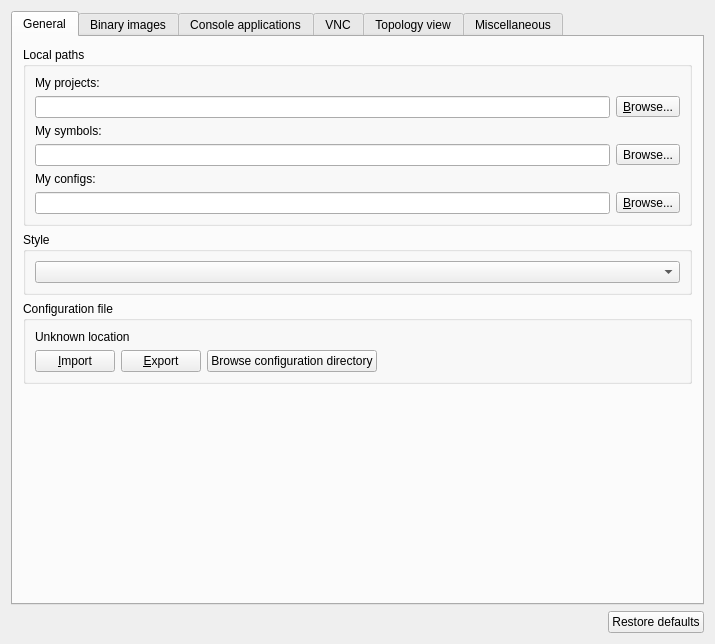
<?xml version="1.0" encoding="UTF-8"?>
<ui version="4.0">
 <class>GeneralPreferencesPageWidget</class>
 <widget class="QWidget" name="GeneralPreferencesPageWidget">
  <property name="geometry">
   <rect>
    <x>0</x>
    <y>0</y>
    <width>715</width>
    <height>644</height>
   </rect>
  </property>
  <property name="windowTitle">
   <string>General</string>
  </property>
  <property name="styleSheet">
   <string notr="true">QWidget {
    background-color: #323232;
    color: #BAF73C;
}

QToolBar {
    border:0px;
}

QGraphicsView, QTextEdit, QPlainTextEdit, QTreeWidget, QListWidget, QLineEdit, QSpinBox, QComboBox {
    background-color: #282828;
}

QLabel, QMenu, QStatusBar {
  color: #BAF73C;
}

QMenuBar::item {
    background-color: #323232;
}

QMenu::item:selected {
    color: #f2f2f2;
    background-color: #383838;
}

QToolButton:hover {
    background-color: #383838;
}

QGroupBox {
    color: #BAF73C;
    font: bold 12px;
    padding: 15px;
    border-style: none;
}

QAbstractScrollArea::corner {
    background: #323232;
}

QScrollBar::add-page:horizontal, QScrollBar::sub-page:horizontal, QScrollBar::add-page:vertical, QScrollBar::sub-page:vertical {
  background: none;
}

QComboBox {
    selection-color: #f2f2f2;
    selection-background-color: #323232;
}

QComboBox QAbstractItemView {
    background-color: #282828;
}

QDockWidget, QMenuBar, QPushButton, QToolButton, QTabWidget, QHeaderView::section {
    color: #BAF73C;
    font: bold 11px;
}

QTabBar {
    color: #BAF73C;
}

QRadioButton, QCheckBox {
  color: #BAF73C;
}

QRadioButton::disabled, QCheckBox::disabled {
  color: gray;
}
# bg-color=#282828
# fg-color=#BAF73C
# tool-bar=#323232
# selection-bg=#383838 
# selection-fg=#f2f2f2 </string>
  </property>
  <layout class="QVBoxLayout" name="verticalLayout">
   <item>
    <widget class="QTabWidget" name="uiMiscTabWidget">
     <property name="sizePolicy">
      <sizepolicy hsizetype="MinimumExpanding" vsizetype="MinimumExpanding">
       <horstretch>0</horstretch>
       <verstretch>0</verstretch>
      </sizepolicy>
     </property>
     <property name="currentIndex">
      <number>0</number>
     </property>
     <widget class="QWidget" name="uiGeneralTab">
      <attribute name="title">
       <string>General</string>
      </attribute>
      <layout class="QVBoxLayout" name="verticalLayout_4">
       <property name="leftMargin">
        <number>10</number>
       </property>
       <property name="topMargin">
        <number>10</number>
       </property>
       <property name="rightMargin">
        <number>10</number>
       </property>
       <property name="bottomMargin">
        <number>10</number>
       </property>
       <item>
        <widget class="QGroupBox" name="uiLocalPathsGroupBox">
         <property name="title">
          <string>Local paths</string>
         </property>
         <layout class="QVBoxLayout" name="verticalLayout_5">
          <item>
           <widget class="QLabel" name="uiProjectsPathLabel">
            <property name="text">
             <string>My projects:</string>
            </property>
           </widget>
          </item>
          <item>
           <layout class="QHBoxLayout" name="horizontalLayout_2">
            <item>
             <widget class="QLineEdit" name="uiProjectsPathLineEdit">
              <property name="sizePolicy">
               <sizepolicy hsizetype="MinimumExpanding" vsizetype="Fixed">
                <horstretch>0</horstretch>
                <verstretch>0</verstretch>
               </sizepolicy>
              </property>
              <property name="toolTip">
               <string>Directory where your GNS3 projects are stored</string>
              </property>
             </widget>
            </item>
            <item>
             <widget class="QToolButton" name="uiProjectsPathToolButton">
              <property name="text">
               <string>&amp;Browse...</string>
              </property>
              <property name="toolButtonStyle">
               <enum>Qt::ToolButtonTextOnly</enum>
              </property>
             </widget>
            </item>
           </layout>
          </item>
          <item>
           <widget class="QLabel" name="label">
            <property name="text">
             <string>My symbols:</string>
            </property>
           </widget>
          </item>
          <item>
           <layout class="QHBoxLayout" name="horizontalLayout_3">
            <item>
             <widget class="QLineEdit" name="uiSymbolsPathLineEdit"/>
            </item>
            <item>
             <widget class="QToolButton" name="uiSymbolsPathToolButton">
              <property name="text">
               <string>Browse...</string>
              </property>
             </widget>
            </item>
           </layout>
          </item>
          <item>
           <widget class="QLabel" name="uiConfigsPathLabel">
            <property name="text">
             <string>My configs:</string>
            </property>
           </widget>
          </item>
          <item>
           <layout class="QHBoxLayout" name="horizontalLayout_7">
            <item>
             <widget class="QLineEdit" name="uiConfigsPathLineEdit">
              <property name="sizePolicy">
               <sizepolicy hsizetype="MinimumExpanding" vsizetype="Fixed">
                <horstretch>0</horstretch>
                <verstretch>0</verstretch>
               </sizepolicy>
              </property>
              <property name="toolTip">
               <string>Directory where your binary images (e.g. IOS) are stored</string>
              </property>
             </widget>
            </item>
            <item>
             <widget class="QToolButton" name="uiConfigsPathToolButton">
              <property name="text">
               <string>&amp;Browse...</string>
              </property>
              <property name="toolButtonStyle">
               <enum>Qt::ToolButtonTextOnly</enum>
              </property>
             </widget>
            </item>
           </layout>
          </item>
         </layout>
        </widget>
       </item>
       <item>
        <widget class="QGroupBox" name="uiStyleGroupBox">
         <property name="title">
          <string>Style</string>
         </property>
         <layout class="QHBoxLayout" name="horizontalLayout_11">
          <item>
           <widget class="QComboBox" name="uiStyleComboBox"/>
          </item>
         </layout>
        </widget>
       </item>
       <item>
        <widget class="QGroupBox" name="uiConfigurationFileGroupBox">
         <property name="title">
          <string>Configuration file</string>
         </property>
         <layout class="QGridLayout" name="gridLayout">
          <item row="1" column="0">
           <layout class="QHBoxLayout" name="horizontalLayout">
            <item>
             <widget class="QPushButton" name="uiImportConfigurationFilePushButton">
              <property name="text">
               <string>&amp;Import</string>
              </property>
             </widget>
            </item>
            <item>
             <widget class="QPushButton" name="uiExportConfigurationFilePushButton">
              <property name="text">
               <string>&amp;Export</string>
              </property>
             </widget>
            </item>
            <item>
             <widget class="QPushButton" name="uiBrowseConfigurationPushButton">
              <property name="text">
               <string>Browse configuration directory</string>
              </property>
             </widget>
            </item>
            <item>
             <spacer name="horizontalSpacer">
              <property name="orientation">
               <enum>Qt::Horizontal</enum>
              </property>
              <property name="sizeHint" stdset="0">
               <size>
                <width>40</width>
                <height>20</height>
               </size>
              </property>
             </spacer>
            </item>
           </layout>
          </item>
          <item row="0" column="0">
           <widget class="QLabel" name="uiConfigurationFileLabel">
            <property name="text">
             <string>Unknown location</string>
            </property>
           </widget>
          </item>
         </layout>
        </widget>
       </item>
       <item>
        <spacer name="verticalSpacer_5">
         <property name="orientation">
          <enum>Qt::Vertical</enum>
         </property>
         <property name="sizeHint" stdset="0">
          <size>
           <width>20</width>
           <height>5</height>
          </size>
         </property>
        </spacer>
       </item>
      </layout>
     </widget>
     <widget class="QWidget" name="uiImagesTab">
      <attribute name="title">
       <string>Binary images</string>
      </attribute>
      <layout class="QVBoxLayout" name="verticalLayout_7">
       <property name="leftMargin">
        <number>10</number>
       </property>
       <property name="topMargin">
        <number>10</number>
       </property>
       <property name="rightMargin">
        <number>10</number>
       </property>
       <property name="bottomMargin">
        <number>10</number>
       </property>
       <item>
        <widget class="QGroupBox" name="uiLocalBinaryImagePathsGroupBox">
         <property name="title">
          <string>Local paths</string>
         </property>
         <layout class="QVBoxLayout" name="verticalLayout_10">
          <item>
           <widget class="QLabel" name="uiImagesPathLabel">
            <property name="text">
             <string>My binary images:</string>
            </property>
           </widget>
          </item>
          <item>
           <layout class="QHBoxLayout" name="horizontalLayout_4">
            <item>
             <widget class="QLineEdit" name="uiImagesPathLineEdit">
              <property name="sizePolicy">
               <sizepolicy hsizetype="MinimumExpanding" vsizetype="Fixed">
                <horstretch>0</horstretch>
                <verstretch>0</verstretch>
               </sizepolicy>
              </property>
              <property name="toolTip">
               <string>Directory where your binary images (e.g. IOS) are stored</string>
              </property>
             </widget>
            </item>
            <item>
             <widget class="QToolButton" name="uiImagesPathToolButton">
              <property name="text">
               <string>&amp;Browse...</string>
              </property>
              <property name="toolButtonStyle">
               <enum>Qt::ToolButtonTextOnly</enum>
              </property>
             </widget>
            </item>
           </layout>
          </item>
          <item>
           <widget class="QLabel" name="uiImageDirectoriesLabel">
            <property name="text">
             <string>Additional search locations for binary images:</string>
            </property>
           </widget>
          </item>
          <item>
           <widget class="QListWidget" name="uiImageDirectoriesListWidget">
            <property name="lineWidth">
             <number>0</number>
            </property>
            <property name="editTriggers">
             <set>QAbstractItemView::NoEditTriggers</set>
            </property>
            <property name="alternatingRowColors">
             <bool>false</bool>
            </property>
            <property name="selectionMode">
             <enum>QAbstractItemView::SingleSelection</enum>
            </property>
            <property name="selectionBehavior">
             <enum>QAbstractItemView::SelectItems</enum>
            </property>
            <property name="isWrapping" stdset="0">
             <bool>false</bool>
            </property>
            <property name="resizeMode">
             <enum>QListView::Adjust</enum>
            </property>
            <property name="layoutMode">
             <enum>QListView::Batched</enum>
            </property>
            <property name="gridSize">
             <size>
              <width>0</width>
              <height>18</height>
             </size>
            </property>
            <property name="viewMode">
             <enum>QListView::ListMode</enum>
            </property>
            <property name="uniformItemSizes">
             <bool>false</bool>
            </property>
            <property name="selectionRectVisible">
             <bool>true</bool>
            </property>
           </widget>
          </item>
          <item>
           <layout class="QHBoxLayout" name="horizontalLayout_13">
            <item>
             <widget class="QPushButton" name="uiImageDirectoriesAddPushButton">
              <property name="text">
               <string>Add</string>
              </property>
             </widget>
            </item>
            <item>
             <widget class="QPushButton" name="uiImageDirectoriesDeletePushButton">
              <property name="text">
               <string>Delete</string>
              </property>
             </widget>
            </item>
            <item>
             <spacer name="horizontalSpacer_4">
              <property name="orientation">
               <enum>Qt::Horizontal</enum>
              </property>
              <property name="sizeHint" stdset="0">
               <size>
                <width>40</width>
                <height>20</height>
               </size>
              </property>
             </spacer>
            </item>
           </layout>
          </item>
         </layout>
        </widget>
       </item>
      </layout>
     </widget>
     <widget class="QWidget" name="uiConsoleTab">
      <attribute name="title">
       <string>Console applications</string>
      </attribute>
      <layout class="QVBoxLayout" name="verticalLayout_3">
       <property name="leftMargin">
        <number>10</number>
       </property>
       <property name="topMargin">
        <number>10</number>
       </property>
       <property name="rightMargin">
        <number>10</number>
       </property>
       <property name="bottomMargin">
        <number>10</number>
       </property>
       <item>
        <widget class="QGroupBox" name="uiTelnetConsoleSettingsGroupBox">
         <property name="title">
          <string>Console settings</string>
         </property>
         <layout class="QVBoxLayout" name="verticalLayout_9">
          <item>
           <widget class="QLabel" name="uiTelnetConsoleCommandLabel">
            <property name="text">
             <string>Console application command for Telnet:</string>
            </property>
           </widget>
          </item>
          <item>
           <layout class="QHBoxLayout" name="horizontalLayout_9">
            <item>
             <widget class="QLineEdit" name="uiTelnetConsoleCommandLineEdit">
              <property name="sizePolicy">
               <sizepolicy hsizetype="MinimumExpanding" vsizetype="Fixed">
                <horstretch>0</horstretch>
                <verstretch>0</verstretch>
               </sizepolicy>
              </property>
              <property name="toolTip">
               <string>&lt;html&gt;&lt;head/&gt;&lt;body&gt;&lt;p&gt;Command line replacements:&lt;/p&gt;&lt;p&gt;%h = device server &lt;/p&gt;&lt;p&gt;%p = device port&lt;/p&gt;&lt;p&gt;%d = device hostname&lt;/p&gt;&lt;/body&gt;&lt;/html&gt;</string>
              </property>
              <property name="readOnly">
               <bool>true</bool>
              </property>
             </widget>
            </item>
            <item>
             <widget class="QPushButton" name="uiTelnetConsolePreconfiguredCommandPushButton">
              <property name="sizePolicy">
               <sizepolicy hsizetype="Maximum" vsizetype="Fixed">
                <horstretch>0</horstretch>
                <verstretch>0</verstretch>
               </sizepolicy>
              </property>
              <property name="text">
               <string>&amp;Edit</string>
              </property>
             </widget>
            </item>
           </layout>
          </item>
         </layout>
        </widget>
       </item>
       <item>
        <widget class="QGroupBox" name="uiConsoleMiscGroupBox">
         <property name="title">
          <string>Miscellaneous</string>
         </property>
         <layout class="QGridLayout" name="gridLayout_7">
          <item row="0" column="0">
           <widget class="QLabel" name="uiSlowConsoleAllLabel">
            <property name="text">
             <string>Delay between each console launch when consoling to all devices:</string>
            </property>
           </widget>
          </item>
          <item row="1" column="0">
           <widget class="QSpinBox" name="uiDelayConsoleAllSpinBox">
            <property name="suffix">
             <string> ms</string>
            </property>
            <property name="maximum">
             <number>10000</number>
            </property>
            <property name="value">
             <number>500</number>
            </property>
           </widget>
          </item>
         </layout>
        </widget>
       </item>
       <item>
        <spacer name="verticalSpacer_4">
         <property name="orientation">
          <enum>Qt::Vertical</enum>
         </property>
         <property name="sizeHint" stdset="0">
          <size>
           <width>20</width>
           <height>5</height>
          </size>
         </property>
        </spacer>
       </item>
      </layout>
     </widget>
     <widget class="QWidget" name="uiVNCTab">
      <attribute name="title">
       <string>VNC</string>
      </attribute>
      <layout class="QVBoxLayout" name="verticalLayout_6">
       <property name="leftMargin">
        <number>10</number>
       </property>
       <property name="topMargin">
        <number>10</number>
       </property>
       <property name="rightMargin">
        <number>10</number>
       </property>
       <property name="bottomMargin">
        <number>10</number>
       </property>
       <item>
        <widget class="QGroupBox" name="uiVNCConsoleSettingsGroupBox">
         <property name="title">
          <string>Settings for VNC connections</string>
         </property>
         <layout class="QVBoxLayout" name="verticalLayout_8">
          <item>
           <widget class="QLabel" name="uiVNCConsoleCommandLabel">
            <property name="text">
             <string>Console application command for VNC:</string>
            </property>
           </widget>
          </item>
          <item>
           <layout class="QHBoxLayout" name="horizontalLayout_8">
            <item>
             <widget class="QLineEdit" name="uiVNCConsoleCommandLineEdit">
              <property name="sizePolicy">
               <sizepolicy hsizetype="MinimumExpanding" vsizetype="Fixed">
                <horstretch>0</horstretch>
                <verstretch>0</verstretch>
               </sizepolicy>
              </property>
              <property name="toolTip">
               <string>&lt;html&gt;&lt;head/&gt;&lt;body&gt;&lt;p&gt;Command line replacements:&lt;/p&gt;&lt;p&gt;%h = device server &lt;/p&gt;&lt;p&gt;%p = device port&lt;/p&gt;&lt;p&gt;%d = device hostname&lt;/p&gt;&lt;/body&gt;&lt;/html&gt;</string>
              </property>
              <property name="readOnly">
               <bool>true</bool>
              </property>
             </widget>
            </item>
            <item>
             <widget class="QPushButton" name="uiVNCConsolePreconfiguredCommandPushButton">
              <property name="sizePolicy">
               <sizepolicy hsizetype="Maximum" vsizetype="Fixed">
                <horstretch>0</horstretch>
                <verstretch>0</verstretch>
               </sizepolicy>
              </property>
              <property name="text">
               <string>&amp;Edit</string>
              </property>
             </widget>
            </item>
           </layout>
          </item>
          <item>
           <spacer name="verticalSpacer_3">
            <property name="orientation">
             <enum>Qt::Vertical</enum>
            </property>
            <property name="sizeHint" stdset="0">
             <size>
              <width>20</width>
              <height>5</height>
             </size>
            </property>
           </spacer>
          </item>
         </layout>
        </widget>
       </item>
      </layout>
     </widget>
     <widget class="QWidget" name="uiSceneTab">
      <attribute name="title">
       <string>Topology view</string>
      </attribute>
      <layout class="QGridLayout" name="gridLayout_8">
       <property name="leftMargin">
        <number>10</number>
       </property>
       <property name="topMargin">
        <number>10</number>
       </property>
       <property name="rightMargin">
        <number>10</number>
       </property>
       <property name="bottomMargin">
        <number>10</number>
       </property>
       <item row="9" column="0" colspan="2">
        <layout class="QHBoxLayout" name="horizontalLayout_5">
         <item>
          <widget class="QPushButton" name="uiDefaultLabelFontPushButton">
           <property name="text">
            <string>&amp;Select default font</string>
           </property>
          </widget>
         </item>
         <item>
          <widget class="QPushButton" name="uiDefaultLabelColorPushButton">
           <property name="text">
            <string>&amp;Select default color</string>
           </property>
          </widget>
         </item>
         <item>
          <spacer name="horizontalSpacer_3">
           <property name="orientation">
            <enum>Qt::Horizontal</enum>
           </property>
           <property name="sizeHint" stdset="0">
            <size>
             <width>40</width>
             <height>20</height>
            </size>
           </property>
          </spacer>
         </item>
        </layout>
       </item>
       <item row="0" column="0">
        <widget class="QLabel" name="uiSceneWidthLabel">
         <property name="text">
          <string>Default width:</string>
         </property>
        </widget>
       </item>
       <item row="2" column="0">
        <widget class="QLabel" name="uiSceneHeightLabel">
         <property name="text">
          <string>Default height:</string>
         </property>
        </widget>
       </item>
       <item row="5" column="0" colspan="2">
        <widget class="QCheckBox" name="uiRectangleSelectedItemCheckBox">
         <property name="text">
          <string>Draw a rectangle when an item is selected</string>
         </property>
         <property name="checked">
          <bool>true</bool>
         </property>
        </widget>
       </item>
       <item row="6" column="0">
        <widget class="QCheckBox" name="uiDrawLinkStatusPointsCheckBox">
         <property name="text">
          <string>Draw link status points</string>
         </property>
         <property name="checked">
          <bool>true</bool>
         </property>
        </widget>
       </item>
       <item row="7" column="0">
        <widget class="QLabel" name="uiLabelPreviewLabel">
         <property name="text">
          <string>Default label style:</string>
         </property>
        </widget>
       </item>
       <item row="8" column="0" colspan="2">
        <widget class="QPlainTextEdit" name="uiDefaultLabelStylePlainTextEdit">
         <property name="sizePolicy">
          <sizepolicy hsizetype="MinimumExpanding" vsizetype="Expanding">
           <horstretch>0</horstretch>
           <verstretch>0</verstretch>
          </sizepolicy>
         </property>
         <property name="maximumSize">
          <size>
           <width>16777215</width>
           <height>50</height>
          </size>
         </property>
         <property name="readOnly">
          <bool>true</bool>
         </property>
         <property name="plainText">
          <string>AaBbYyZz</string>
         </property>
        </widget>
       </item>
       <item row="3" column="0" colspan="2">
        <widget class="QSpinBox" name="uiSceneHeightSpinBox">
         <property name="suffix">
          <string> pixels</string>
         </property>
         <property name="minimum">
          <number>500</number>
         </property>
         <property name="maximum">
          <number>1000000</number>
         </property>
         <property name="singleStep">
          <number>100</number>
         </property>
         <property name="value">
          <number>1000</number>
         </property>
        </widget>
       </item>
       <item row="1" column="0" colspan="2">
        <widget class="QSpinBox" name="uiSceneWidthSpinBox">
         <property name="suffix">
          <string> pixels</string>
         </property>
         <property name="minimum">
          <number>500</number>
         </property>
         <property name="maximum">
          <number>1000000</number>
         </property>
         <property name="singleStep">
          <number>100</number>
         </property>
         <property name="value">
          <number>2000</number>
         </property>
        </widget>
       </item>
       <item row="10" column="0">
        <spacer name="verticalSpacer_2">
         <property name="orientation">
          <enum>Qt::Vertical</enum>
         </property>
         <property name="sizeHint" stdset="0">
          <size>
           <width>20</width>
           <height>5</height>
          </size>
         </property>
        </spacer>
       </item>
       <item row="4" column="0">
        <widget class="QLabel" name="label_2">
         <property name="text">
          <string>If you want to change the size of the current project. Via the project menu you can edit it.</string>
         </property>
        </widget>
       </item>
      </layout>
     </widget>
     <widget class="QWidget" name="uiMiscTab">
      <attribute name="title">
       <string>Miscellaneous</string>
      </attribute>
      <layout class="QVBoxLayout" name="verticalLayout_2">
       <property name="leftMargin">
        <number>10</number>
       </property>
       <property name="topMargin">
        <number>10</number>
       </property>
       <property name="rightMargin">
        <number>10</number>
       </property>
       <property name="bottomMargin">
        <number>10</number>
       </property>
       <item>
        <widget class="QCheckBox" name="uiCheckForUpdateCheckBox">
         <property name="text">
          <string>Automatically check for update</string>
         </property>
         <property name="checked">
          <bool>true</bool>
         </property>
        </widget>
       </item>
       <item>
        <widget class="QCheckBox" name="uiCrashReportCheckBox">
         <property name="text">
          <string>Send anonymous crash reports</string>
         </property>
         <property name="checked">
          <bool>true</bool>
         </property>
        </widget>
       </item>
       <item>
        <widget class="QCheckBox" name="uiStatsCheckBox">
         <property name="text">
          <string>Send anonymous usage statistics</string>
         </property>
         <property name="checked">
          <bool>true</bool>
         </property>
        </widget>
       </item>
       <item>
        <widget class="QCheckBox" name="uiExperimentalFeaturesCheckBox">
         <property name="text">
          <string>Enable experimental features (dangerous, restart required)</string>
         </property>
        </widget>
       </item>
       <item>
        <widget class="QCheckBox" name="uiHdpiCheckBox">
         <property name="text">
          <string>Enable HDPI mode (this may crash the application on Linux, restart required)</string>
         </property>
        </widget>
       </item>
       <item>
        <widget class="QCheckBox" name="uiMultiProfilesCheckBox">
         <property name="text">
          <string>Request for profile settings at application startup  (work profile / home profile)</string>
         </property>
        </widget>
       </item>
       <item>
        <spacer name="verticalSpacer">
         <property name="orientation">
          <enum>Qt::Vertical</enum>
         </property>
         <property name="sizeHint" stdset="0">
          <size>
           <width>20</width>
           <height>5</height>
          </size>
         </property>
        </spacer>
       </item>
      </layout>
     </widget>
    </widget>
   </item>
   <item>
    <layout class="QHBoxLayout" name="horizontalLayout_6">
     <item>
      <spacer name="horizontalSpacer_2">
       <property name="orientation">
        <enum>Qt::Horizontal</enum>
       </property>
       <property name="sizeHint" stdset="0">
        <size>
         <width>324</width>
         <height>20</height>
        </size>
       </property>
      </spacer>
     </item>
     <item>
      <widget class="QPushButton" name="uiRestoreDefaultsPushButton">
       <property name="text">
        <string>Restore defaults</string>
       </property>
      </widget>
     </item>
    </layout>
   </item>
  </layout>
 </widget>
 <resources/>
 <connections/>
</ui>
